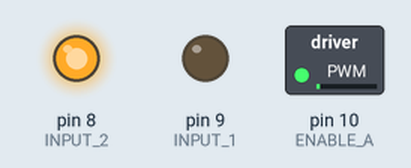
The sketch below on a simulated Arduino Uno, built with avr-gcc and run on an emulated ATmega328P. Shown: switched loads named in the sketch (green lamp = pin HIGH), output pins drawn as LEDs (lit = HIGH).

Above: at 0.05 s.
At 1.95 s:
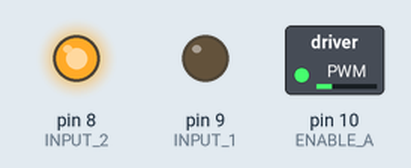
At 3.85 s:
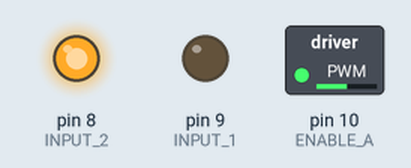
At 7.65 s:
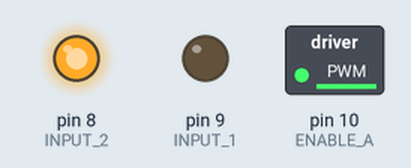
At 11.45 s:
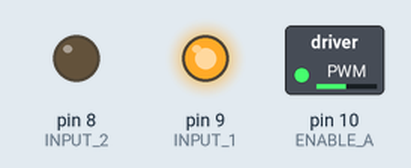
At 15.25 s:
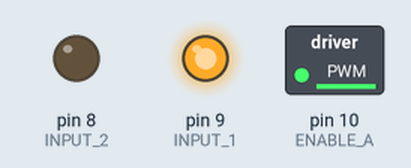
Timing chart, 0 to 20.0 s (numbered marks = the images above):
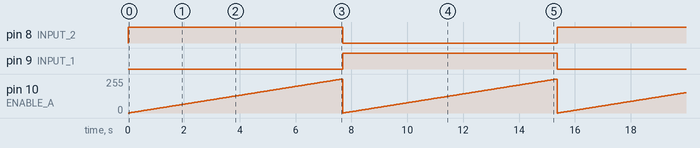

The sketch:

CH_45_02.ino
```cpp
int ENABLE_A = 10;       // Enable A 핀
int INPUT_1 = 9;      // 모터 제어 핀 1
int INPUT_2 = 8;      // 모터 제어 핀 2

void setup() {
  pinMode(ENABLE_A, OUTPUT);
  pinMode(INPUT_1, OUTPUT);
  pinMode(INPUT_2, OUTPUT);

  digitalWrite(ENABLE_A, LOW);    // 제어 불가능한 상태로 둠
}

void loop() {
  forward();          // 정회전
  for (int i = 0; i < 256; i++) {     // Enable 핀으로 속도 증가
    analogWrite(ENABLE_A, i);
    delay(30);
  }

  motor_stop();         // 표 45.3 참고

  backward();         // 역회전
  for (int i = 0; i < 256; i++) {     // 속도 증가
    analogWrite(ENABLE_A, i);
    delay(30);
  }
}

void motor_stop() {
  digitalWrite(INPUT_1, LOW);
  digitalWrite(INPUT_2, LOW);
}

void forward() {
  digitalWrite(INPUT_1, LOW);     // 표 45.3 참고
  digitalWrite(INPUT_2, HIGH);
}

void backward() {
  digitalWrite(INPUT_1, HIGH);    // 표 45.3 참고
  digitalWrite(INPUT_2, LOW);
}
```

Measured:
- by itself, pin 8 (INPUT_2), pin 9 (INPUT_1): alternates HIGH for 7.7 s and LOW for 7.7 s
- by itself, pin 10 (ENABLE_A): ramps from 0/255 to 255/255 and jumps back, once every 7.7 s
